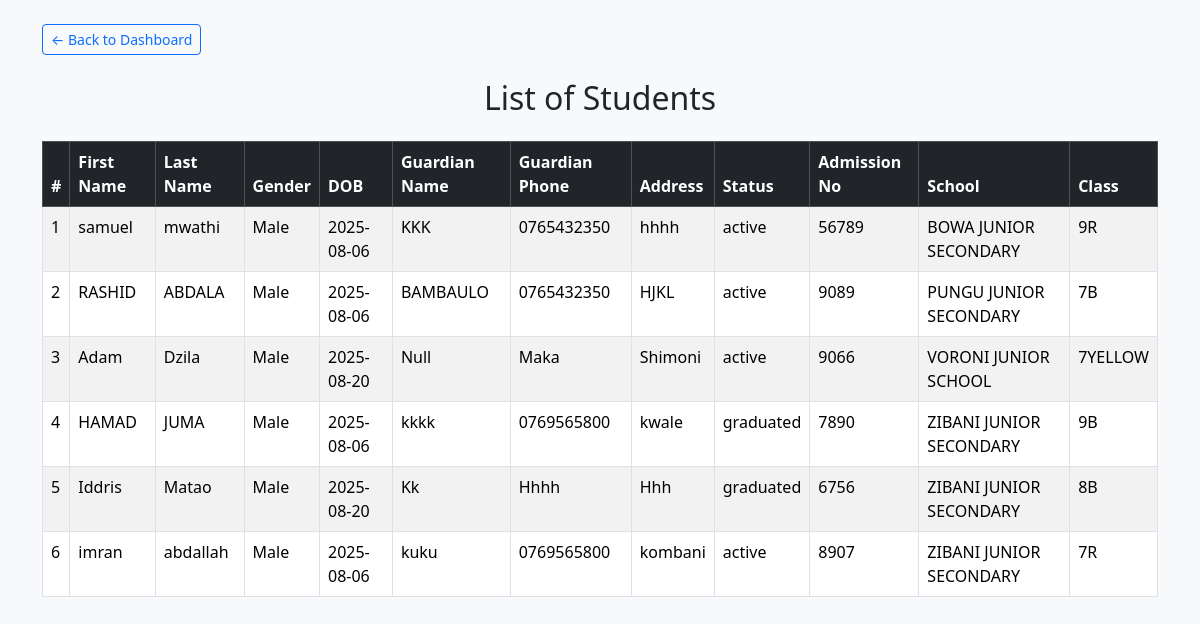
Page /manager/view_students.php (signed in) on the committed database.
### tables this page shows
CREATE TABLE `student` (
  `id` int(11) NOT NULL,
  `firstname` varchar(100) DEFAULT NULL,
  `lastname` varchar(50) DEFAULT NULL,
  `gender` varchar(10) DEFAULT NULL,
  `dob` date DEFAULT NULL,
  `guardian_name` varchar(100) DEFAULT NULL,
  `guardian_phone` varchar(20) DEFAULT NULL,
  `address` text DEFAULT NULL,
  `status` enum('active','inactive','transferred','graduated') DEFAULT 'active',
  `photo` varchar(255) DEFAULT NULL,
  `admno` int(100) NOT NULL,
  `school_id` int(11) NOT NULL,
  `class_id` int(11) NOT NULL
);

CREATE TABLE `school` (
  `id` int(11) NOT NULL,
  `school_name` varchar(100) NOT NULL,
  `school_code` varchar(50) NOT NULL,
  `address` text NOT NULL,
  `phone` varchar(25) NOT NULL,
  `email` varchar(100) NOT NULL,
  `created_at` date NOT NULL DEFAULT current_timestamp(),
  `status` tinyint(1) NOT NULL DEFAULT 1
);

### manager/view_students.php (the view, shortened to what this page needs)
<?php
include 'db.php';
$role = $_SESSION['role'];
if ($role === 'Superadmin') {
    $query = "
        SELECT s.*, sc.school_name, c.name AS class_name
        FROM student s
        LEFT JOIN school sc ON s.school_id = sc.id
        LEFT JOIN student_subject ss ON s.id = ss.student_id
        LEFT JOIN class c ON ss.class_id = c.id
        GROUP BY s.id
        ORDER BY sc.school_name, s.firstname
    ";
} else {
    die("Unauthorized Access");
}
$result = mysqli_query($conn, $query);
?>
<!DOCTYPE html>
<html lang="en">
<head>
    <link href="https://cdn.jsdelivr.net/npm/bootstrap@5.3.2/dist/css/bootstrap.min.css" rel="stylesheet">
</head>
<body class="bg-light">
<div class="container mt-4">
    <a href="dashboard.php" class="btn btn-outline-primary mb-4 btn-sm">&larr; Back to Dashboard</a>
    <h2 class="mb-4 text-center">List of Students</h2>
    <div class="table-responsive">
        <table class="table table-bordered table-striped table-hover">
            <thead class="table-dark">
                <tr>
                    <th>#</th>
                    <th>First Name</th>
                    <th>Last Name</th>
                    <th>Gender</th>
                    <th>DOB</th>
                    <th>Guardian Name</th>
                    <th>Guardian Phone</th>
                    <th>Address</th>
                    <th>Status</th>
                    <th>Admission No</th>
                    <th>School</th>
                    <th>Class</th>
                </tr>
            </thead>
            <tbody>
                <?php
                $counter = 1;
                while ($student = mysqli_fetch_assoc($result)) { ?>
                    <tr>
                        <td><?= $counter++ ?></td>
                        <td><?= htmlspecialchars($student['firstname']) ?></td>
                        <td><?= htmlspecialchars($student['lastname']) ?></td>
                        <td><?= htmlspecialchars($student['gender']) ?></td>
                        <td><?= htmlspecialchars($student['dob']) ?></td>
                        <td><?= htmlspecialchars($student['guardian_name']) ?></td>
                        <td><?= htmlspecialchars($student['guardian_phone']) ?></td>
                        <td><?= htmlspecialchars($student['address']) ?></td>
                        <td><?= htmlspecialchars($student['status']) ?></td>
                        <td><?= htmlspecialchars($student['admno']) ?></td>
                        <td><?= htmlspecialchars($student['school_name']) ?></td>
                        <td><?= htmlspecialchars($student['class_name'] ?? 'N/A') ?></td>
                    </tr>
                <?php } ?>
            </tbody>
        </table>
    </div>
</div>
</body>
</html>

### rows in the picture
student: firstname "samuel", lastname "mwathi", gender "Male", dob "2025-08-06", guardian_name "KKK", guardian_phone "0765432350", address "hhhh", status "active", admno "56789", school.school_name "BOWA JUNIOR SECONDARY", class_name "9R"
student: firstname "RASHID", lastname "ABDALA", gender "Male", dob "2025-08-06", guardian_name "BAMBAULO", guardian_phone "0765432350", address "HJKL", status "active", admno "9089", school.school_name "PUNGU JUNIOR SECONDARY", class_name "7B"
student: firstname "Adam", lastname "Dzila", gender "Male", dob "2025-08-20", guardian_name "Null", guardian_phone "Maka", address "Shimoni", status "active", admno "9066", school.school_name "VORONI JUNIOR SCHOOL", class_name "7YELLOW"
student: firstname "HAMAD", lastname "JUMA", gender "Male", dob "2025-08-06", guardian_name "kkkk", guardian_phone "0769565800", address "kwale", status "graduated", admno "7890", school.school_name "ZIBANI JUNIOR SECONDARY", class_name "9B"
student: firstname "Iddris", lastname "Matao", gender "Male", dob "2025-08-20", guardian_name "Kk", guardian_phone "Hhhh", address "Hhh", status "graduated", admno "6756", school.school_name "ZIBANI JUNIOR SECONDARY", class_name "8B"
student: firstname "imran", lastname "abdallah", gender "Male", dob "2025-08-06", guardian_name "kuku", guardian_phone "0769565800", address "kombani", status "active", admno "8907", school.school_name "ZIBANI JUNIOR SECONDARY", class_name "7R"
